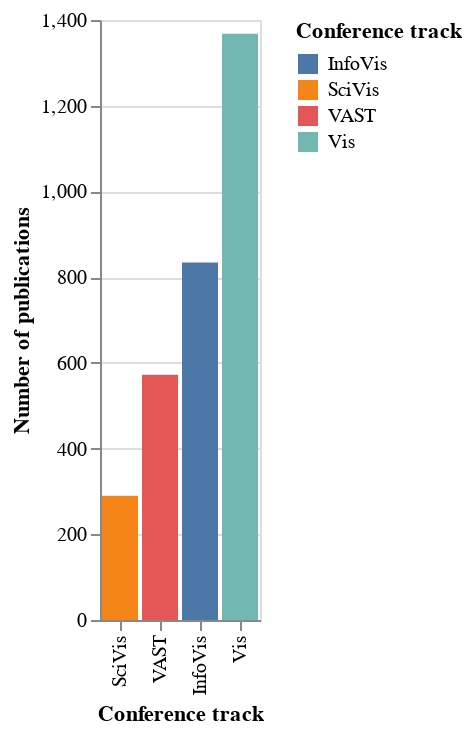

The notebook cell this image was saved under:
### Code cell
alt.Chart(conf_df).mark_bar().encode(
    x = alt.X(
        'Conference track',
        sort = [
            'VIS',
            'SciVis',
            'VAST',
            'InfoVis',
            'Vis',
        ]
    ),
    y = 'Number of publications',
    color = 'Conference track'
)

### Figure 1 — Vega-Lite specification as saved in the notebook (floating-point values rounded to 4 significant figures)
{"config": {"view": {"continuousWidth": 400, "continuousHeight": 300}}, "data": {"name": "data-c46cfe1b5eed49c06316254cf03684f7"}, "mark": "bar", "encoding": {"color": {"field": "Conference track", "type": "nominal"}, "x": {"field": "Conference track", "sort": ["VIS", "SciVis", "VAST", "InfoVis", "Vis"], "type": "nominal"}, "y": {"field": "Number of publications", "type": "quantitative"}}, "$schema": "https://vega.github.io/schema/vega-lite/v4.17.0.json", "datasets": {"data-c46cfe1b5eed49c06316254cf03684f7": [{"Conference track": "SciVis", "Number of publications": 290}, {"Conference track": "VAST", "Number of publications": 572}, {"Conference track": "InfoVis", "Number of publications": 834}, {"Conference track": "Vis", "Number of publications": 1368}]}}
